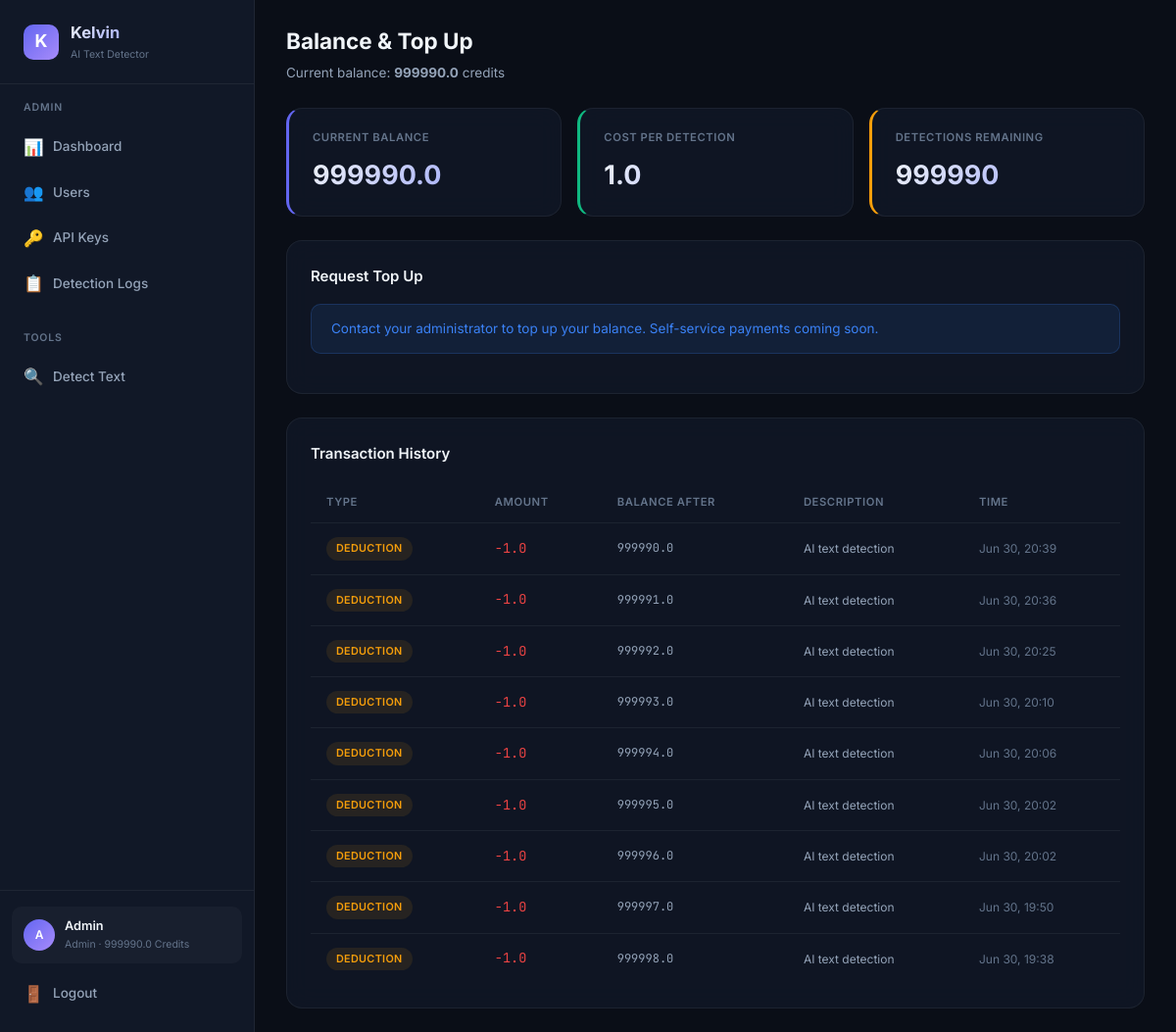
The page /dashboard/topup (signed in) on the database as committed earlier.
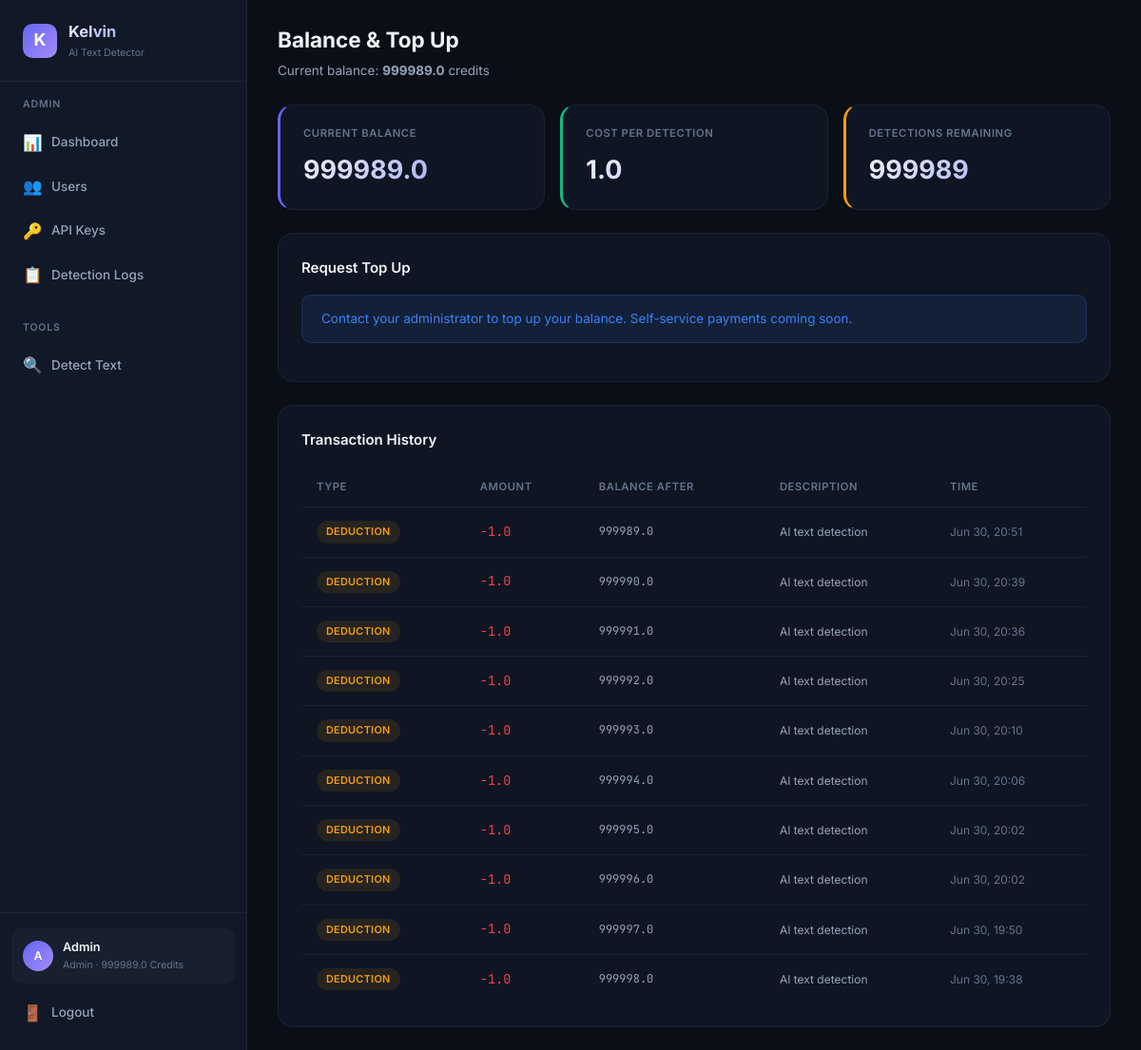
The same page on the database as committed later.
### database.py (models this page shows, shortened)
class User(Base):
    __tablename__ = "users"
    id = Column(Integer, primary_key=True, autoincrement=True)
    email = Column(String(255), unique=True, nullable=False, index=True)
    password_hash = Column(String(255), nullable=False)
    display_name = Column(String(100), nullable=False)
    role = Column(String(20), nullable=False, default="user")  # "admin" or "user"
    balance = Column(Float, nullable=False, default=100.0)
    is_active = Column(Boolean, nullable=False, default=True)
    created_at = Column(DateTime, nullable=False, default=datetime.utcnow)
    api_keys = relationship("APIKeyRecord", back_populates="user", lazy="dynamic")
    detection_logs = relationship("DetectionLog", back_populates="user", lazy="dynamic")
    transactions = relationship("BalanceTransaction", back_populates="user", lazy="dynamic")

class BalanceTransaction(Base):
    __tablename__ = "balance_transactions"
    id = Column(Integer, primary_key=True, autoincrement=True)
    user_id = Column(Integer, ForeignKey("users.id"), nullable=False, index=True)
    amount = Column(Float, nullable=False)  # positive = credit, negative = debit
    type = Column(String(20), nullable=False)  # "topup", "deduction", "refund", "signup_bonus"
    description = Column(String(255), nullable=True)
    balance_after = Column(Float, nullable=True)
    created_at = Column(DateTime, nullable=False, default=datetime.utcnow)
    user = relationship("User", back_populates="transactions")

### detect-ai.py (the view)
@app.get("/dashboard/topup", response_class=HTMLResponse)
async def user_topup_page(request: Request, db: Session = Depends(get_db_session)):
    user = _require_web_user(request, db)
    transactions = db.query(BalanceTransaction).filter(BalanceTransaction.user_id == user.id).order_by(desc(BalanceTransaction.created_at)).limit(50).all()
    return _render(request, db, "user/topup.html", transactions=transactions)

### templates/user/topup.html (shortened to what this page needs)
{% extends "base.html" %}
{% set active_page = 'user-topup' %}
{% block page_header %}
<div class="page-header">
    <h2>Balance & Top Up</h2>
    <p>Current balance: <strong>{{ user.balance | round(1) }}</strong> credits</p>
</div>
{% endblock %}
{% block content %}
<div class="stats-grid">
    <div class="stat-card accent">
        <div class="stat-label">Current Balance</div>
        <div class="stat-value">{{ user.balance | round(1) }}</div>
    </div>
    <div class="stat-card green">
        <div class="stat-label">Cost Per Detection</div>
        <div class="stat-value">1.0</div>
    </div>
    <div class="stat-card yellow">
        <div class="stat-label">Detections Remaining</div>
        <div class="stat-value">{{ user.balance | int }}</div>
    </div>
</div>
<div class="card mb-24">
    <div class="card-header">
        <h3>Request Top Up</h3>
    </div>
    <div class="alert alert-info">
        Contact your administrator to top up your balance. Self-service payments coming soon.
    </div>
</div>
<div class="card">
    <div class="card-header">
        <h3>Transaction History</h3>
    </div>
    {% if transactions %}
    <div class="table-container">
        <table>
            <thead>
                <tr>
                    <th>Type</th>
                    <th>Amount</th>
                    <th>Balance After</th>
                    <th>Description</th>
                    <th>Time</th>
                </tr>
            </thead>
            <tbody>
                {% for tx in transactions %}
                <tr>
                    <td>
                        {% if tx.type == 'topup' or tx.type == 'signup_bonus' %}
                        <span class="badge badge-green">{{ tx.type }}</span>
                        {% elif tx.type == 'deduction' %}
                        <span class="badge badge-yellow">deduction</span>
                        {% elif tx.type == 'refund' %}
                        <span class="badge badge-blue">refund</span>
                        {% else %}
                        <span class="badge badge-muted">{{ tx.type }}</span>
                        {% endif %}
                    </td>
                    <td class="text-mono {% if tx.amount > 0 %}text-green{% else %}text-red{% endif %}">
                        {{ '+' if tx.amount > 0 else '' }}{{ tx.amount | round(1) }}
                    </td>
                    <td class="text-mono text-sm">{{ tx.balance_after | round(1) if tx.balance_after else '—' }}</td>
                    <td class="text-sm">{{ tx.description or '—' }}</td>
                    <td class="text-sm text-muted">{{ tx.created_at.strftime('%b %d, %H:%M') if tx.created_at else '—' }}</td>
                </tr>
                {% endfor %}
            </tbody>
        </table>
    </div>
    {% else %}
    <div class="empty-state">
        <div class="empty-icon">💰</div>
        <h3>No transactions yet</h3>
    </div>
    {% endif %}
</div>
{% endblock %}

### templates/base.html (shortened to what this page needs)
<!DOCTYPE html>
<html lang="en">
<head>
    <link rel="stylesheet" href="/static/css/style.css?v=4">
</head>
<body>
    {% block body %}
    <div class="app-layout">
        <aside class="sidebar">
            <div class="sidebar-brand">
                <div class="brand-icon">K</div>
                <div>
                    <h1>Kelvin</h1>
                    <div class="brand-version">AI Text Detector</div>
                </div>
            </div>
            <nav class="sidebar-nav">
                {% if user and user.role == 'admin' %}
                <div class="nav-section">
                    <div class="nav-section-title">Admin</div>
                    <a href="/admin/dashboard" class="nav-link {% if active_page == 'admin-dashboard' %}active{% endif %}">
                        <span class="nav-icon">📊</span> Dashboard
                    </a>
                    <a href="/admin/users" class="nav-link {% if active_page == 'admin-users' %}active{% endif %}">
                        <span class="nav-icon">👥</span> Users
                    </a>
                    <a href="/admin/keys" class="nav-link {% if active_page == 'admin-keys' %}active{% endif %}">
                        <span class="nav-icon">🔑</span> API Keys
                    </a>
                    <a href="/admin/logs" class="nav-link {% if active_page == 'admin-logs' %}active{% endif %}">
                        <span class="nav-icon">📋</span> Detection Logs
                    </a>
                </div>
                <div class="nav-section">
                    <div class="nav-section-title">Tools</div>
                    <a href="/dashboard/detect" class="nav-link {% if active_page == 'detect' %}active{% endif %}">
                        <span class="nav-icon">🔍</span> Detect Text
                    </a>
                </div>
                {% endif %}
            </nav>
            {% if user %}
            <div class="sidebar-footer">
                <div class="sidebar-user">
                    <div class="user-avatar">{{ user.display_name[0] | upper }}</div>
                    <div class="user-info">
                        <div class="user-name">{{ user.display_name }}</div>
                        <div class="user-role">{{ user.role }} · {{ user.balance | round(1) }} credits</div>
                    </div>
                </div>
                <a href="/logout" class="nav-link" style="margin-top: 8px;">
                    <span class="nav-icon">🚪</span> Logout
                </a>
            </div>
            {% endif %}
        </aside>
        <main class="main-content">
            {% block page_header %}{% endblock %}
            <div class="page-body">
                {% block content %}{% endblock %}
            </div>
        </main>
    </div>
    {% endblock %}
</body>
</html>

Rows that differ between the two databases and show on the page:
changed User "Admin": balance "999990.0" → "999989.0"; balance "999990" → "999989"
added BalanceTransaction: type "DEDUCTION", amount "-1.0", balance_after "999989.0", description "AI text detection", created_at "Jun 30, 20:51"
